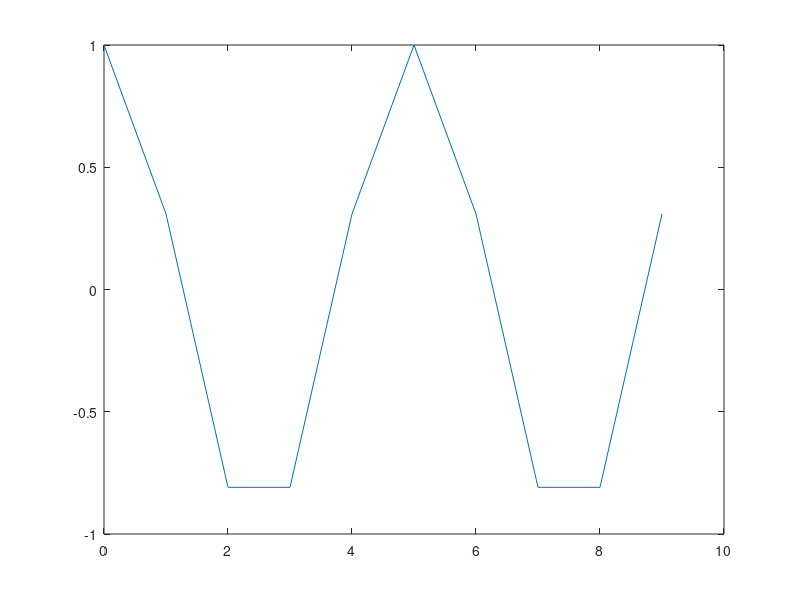
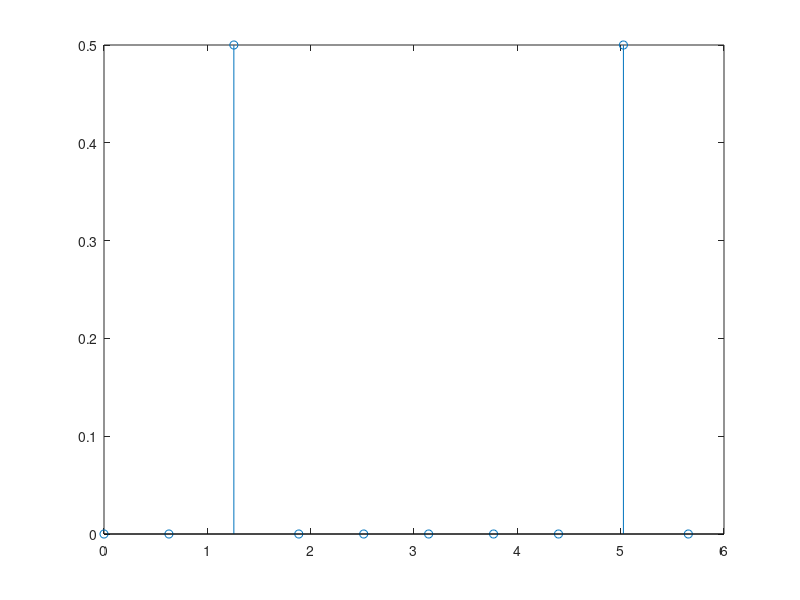

Recreate these plots in MATLAB, in order.
%% 
close all; clear; clc;

%% Experiment
Ts = 1;
T = 10;
tVec = 0:Ts:T-Ts;

% Control input
omega = 2;
inputSignal = cos(omega * 2*pi / T * tVec);

% Calculate the FFT
signalFFT = fft(inputSignal);

% Frequency vector
frequencyVec = 0:2*pi/T:2*pi*(1/Ts - 1/T);

%% Plotting 
figure();
plot(tVec, inputSignal);

figure();
stem(frequencyVec, abs(signalFFT) ./ length(tVec)); 
% no longer scales with the length of the time vector when we normalize


%